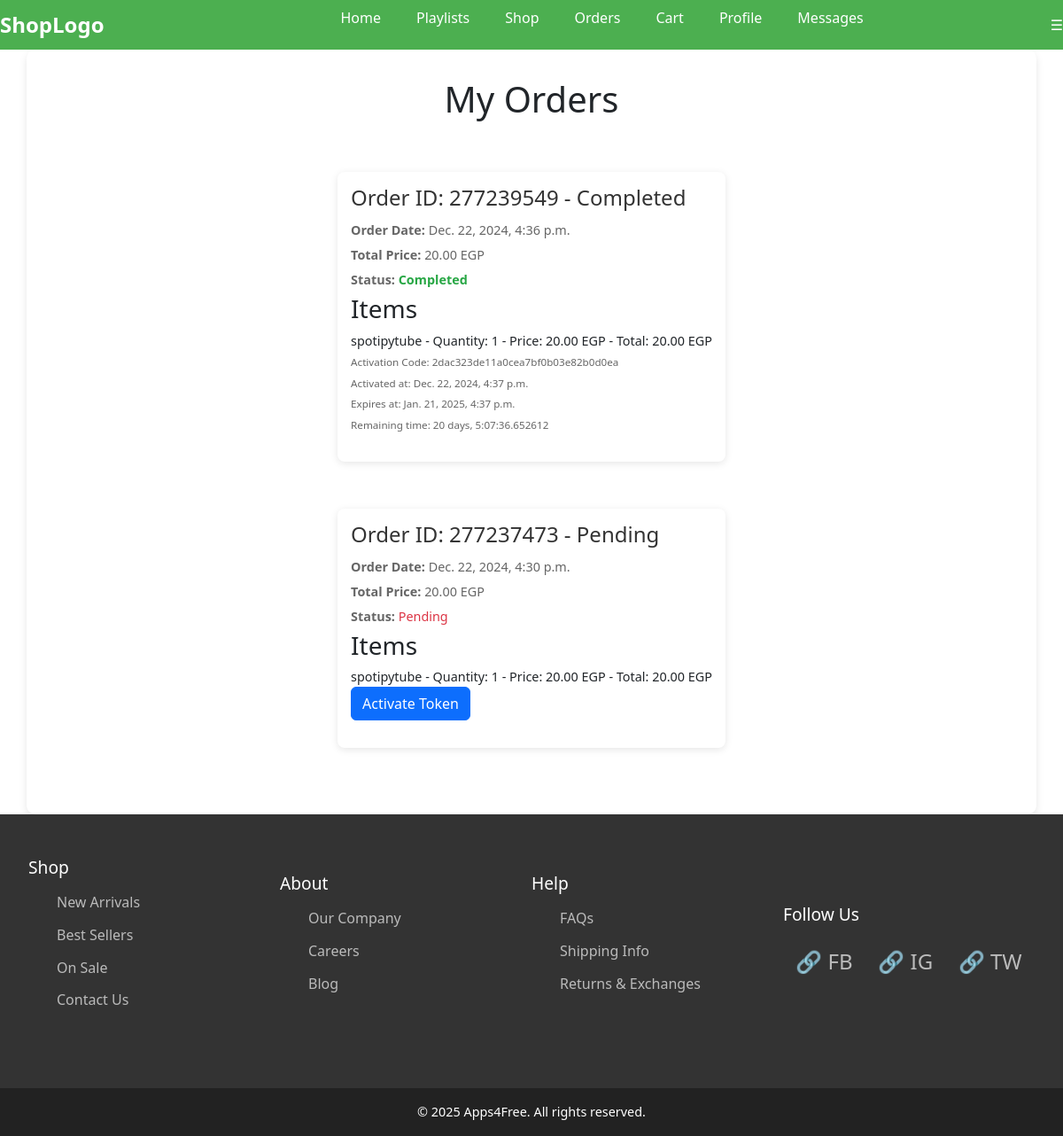
The app's page /checkout/my-orders (signed in) with its own data.
### checkout/models.py (models this page shows, shortened)
class Order(models.Model):
    ORDER_STATUS_CHOICES = [
        ('P', 'Pending'),
        ('C', 'Completed'),
        ('S', 'Shipped'),
        ('R', 'Returned'),
        ('F', 'Failed'),
    ]
    PAYMENT_STATUS_CHOICES = [
        ('P', 'Pending'),
        ('C', 'Completed'),
        ('F', 'Failed'),
        ('R', 'Refunded'),
    ]
    customer = models.ForeignKey(User, on_delete=models.CASCADE, related_name="orders")
    order_date = models.DateTimeField(auto_now_add=True)
    shipping_address = models.TextField()
    total_price = models.DecimalField(max_digits=10, decimal_places=2, default=0.00)
    order_status = models.CharField(max_length=1, choices=ORDER_STATUS_CHOICES, default='P')
    payment_status = models.CharField(max_length=1, choices=PAYMENT_STATUS_CHOICES, default='P')
    shipping_date = models.DateTimeField(null=True, blank=True)
    token_activated = models.BooleanField(default=False)

class OrderItem(models.Model):
    order = models.ForeignKey(Order, related_name="items", on_delete=models.CASCADE)
    product = models.ForeignKey(Product, on_delete=models.CASCADE)
    quantity = models.PositiveIntegerField(default=1)
    time = models.DurationField(default=timedelta(hours=0))  # Duration field to store time
    price = models.DecimalField(max_digits=10, decimal_places=2)
    def get_total_price(self):
        return self.price * self.quantity

### product/models.py (models this page shows, shortened)
class Product(models.Model):
    name = models.CharField(max_length=30, default='Product_Name')
    description = models.TextField(default='My_description', null=True, blank=True)
    price = models.DecimalField(max_digits=7, decimal_places=2, default=20.00)  # Increased max_digits for flexibility
    activation_period = models.DurationField(default=timedelta(hours=2))  # Duration field to store time
    image = models.ImageField(upload_to='Photos/%y/%m/%d', default='Photos/24/09/17/images.png')
    download_file = models.FileField(upload_to='Downloads/%y/%m/%d', default=f'Downloads/24/09/17/file{id}.exe')
    download_file_version = models.CharField(max_length=10, default='1.0.0')
    active = models.BooleanField(default=True)
    category = models.ForeignKey(Category, on_delete=models.PROTECT, null=True, blank=True)
    class Meta:
        verbose_name = 'Product'
        ordering = ['name']

### generator/models.py (models this page shows, shortened)
class Token(models.Model):
    user = models.ForeignKey(User, on_delete=models.SET_NULL, null=True)
    order = models.OneToOneField(Order, on_delete=models.SET_NULL, null=True)
    token = models.CharField(max_length=64, unique=True, null=True, blank=True)
    created_at = models.DateTimeField(default=timezone.now, null=True)
    expires_at = models.DateTimeField(null=True)
    @property
    def remaining_time(self):
        remaining = self.expires_at - timezone.now()
        return max(remaining, timedelta(0))  # Ensures non-negative timedelta

### checkout/views.py (the view)
# urls.py: path('my-orders', views.user_orders, name='Orders'),
@login_required
def user_orders(request):
    orders = Order.objects.filter(customer=request.user).order_by('-order_date')
    return render(request, 'checkout/user_orders.html', {'orders': orders})

### checkout/templates/checkout/user_orders.html (shortened to what this page needs)
{% extends 'base.html' %}
{% block content %}
    <div class="text-center mb-5">
        <h1>My Orders</h1>
    </div>
    <div class="order-wrapper">
        {% if orders %}
            {% for order in orders %}
            <div class="order-card">
                <div class="order-details">
                    <h2>Order ID: {{ order.id }} - {{ order.get_payment_status_display }}</h2>
                    <p><strong>Order Date:</strong> {{ order.order_date }}</p>
                    <p><strong>Total Price:</strong> {{ order.total_price }} EGP</p>
                    <p><strong>Status:</strong>
                        <span class="{% if order.payment_status == 'C' %}status-shipped{% else %}status-other{% endif %}">
                            {{ order.get_payment_status_display }}
                        </span>
                    </p>
                    <h3>Items</h3>
                    <ul>
                        {% for item in order.items.all %}
                            <li>
                                {{ item.product.name }} - Quantity: {{ item.quantity }} - Price: {{ item.price }} EGP - Total: {{ item.get_total_price }} EGP
                                <ul>
                                    <li>
                                        {% if not order.token_activated %}
                                            <form action="{% url 'generate_token' order.id %}" method="POST">
                                                <button class="btn btn-primary">Activate Token</button>
                                            </form>
                                        {% else %}
                                            <p>Activation Code: {{ order.token.token }}</p>
                                            <p>Activated at: {{ order.token.created_at }}</p>
                                            <p>Expires at: {{ order.token.expires_at }}</p>
                                            <p>Remaining time: {{ order.token.remaining_time }}</p>
                                        {% endif %}
                                    </li>
                                </ul>
                            </li>
                        {% endfor %}
                    </ul>
                </div>
            </div>
            {% endfor %}
        {% else %}
            <p>You have no orders.</p>
        {% endif %}
    </div>
{% endblock %}

### Project/static/css/style.css (style rules this page uses)
* { margin: 0; padding: 0; box-sizing: border-box; justify-content: center; align-items: center; }
html, body { width: 100%; min-height: 100%; display: flex; flex-direction: column; align-items: stretch; }
body { font-family: 'Segoe UI', Tahoma, Geneva, Verdana, sans-serif; background-color: #f4f6f8; }
.btn { display: inline-block; padding: 10px 20px; font-size: 16px; color: #fff; background-color: #007bff; border-radius: 8px; border: none; cursor: pointer; transition: background-color 0.3s ease; }
.btn-primary { background-color: #007bff; }
.order-wrapper { display: flex; flex-direction: column; }
.order-card { background-color: #fff; border-radius: 8px; box-shadow: 0 2px 8px rgba(0, 0, 0, 0.1); margin: 10px 0; padding: 15px; transition: transform 0.2s; }
.order-details { margin: 0; }
.order-details h2 { font-size: 1.5em; margin: 0 0 10px; color: #333; }
.order-details p { margin: 5px 0; font-size: 0.9em; color: #666; }
.order-details ul { list-style-type: none; padding: 0; }
.order-details ul li { margin-bottom: 5px; font-size: 0.9em; }
.status-shipped { color: #28a745; font-weight: bold; }
.status-other { color: #dc3545; }
.btn-primary { background-color: #007bff; border: none; padding: 0.75rem 1.25rem; color: white; font-size: 1rem; border-radius: 5px; cursor: pointer; transition: background-color 0.3s ease; }
h1, h2, h3, h4, h5, h6 { color: #333; margin-bottom: 1rem; font-weight: 600; }
p { color: #666; line-height: 1.6; margin-bottom: 1rem; }

### records on screen
Order: id "277239549", payment_status "Completed", order_date "Dec. 22, 2024, 4:36 p.m.", total_price "20.00", token.token "2dac323de11a0cea7bf0b03e82b0d0ea", token.created_at "Dec. 22, 2024, 4:37 p.m.", token.expires_at "Jan. 21, 2025, 4:37 p.m.", token.remaining_time "20 days, 5:07:36.652612"
OrderItem: product.name "spotipytube", quantity "1", price "20.00", get_total_price "20.00"
Order: id "277237473", payment_status "Pending", order_date "Dec. 22, 2024, 4:30 p.m.", total_price "20.00"
OrderItem: product.name "spotipytube", quantity "1", price "20.00", get_total_price "20.00", shows "Activate Token"
